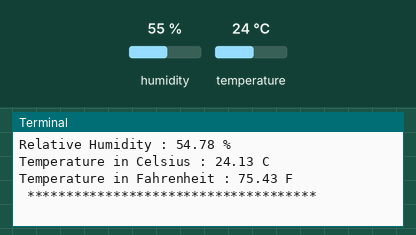
Simulated run of this program. Board: Raspberry Pi (BCM pin numbers). On the bench: the last lines printed to the terminal. The inputs (shaded band) are chosen by the test bench; at power-on: humidity 55 %, temperature 24 °C.

Above: at 1.5 s.
1.6 s: humidity set to 22 %
3.3 s: temperature set to 12 °C
At 4.9 s:
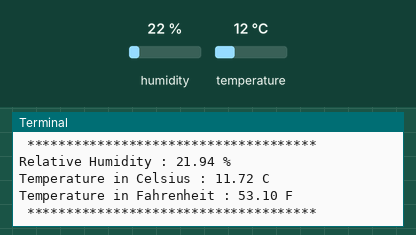
5.0 s: humidity set to 40 %
At 8.42 s:
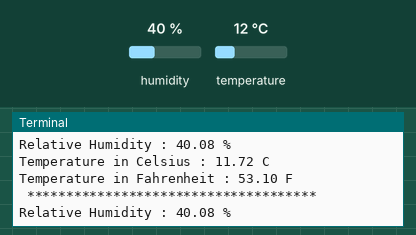
Timing chart, 0 to 9.9 s (numbered marks = the images above; inputs shaded):
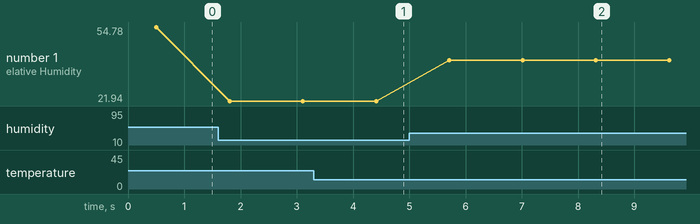

The program:

SHT25.py
```python
# (licence header left out)
import smbus
import time

# Get I2C bus
bus = smbus.SMBus(1)

# I2C Address of the device
SHT25_DEFAULT_ADDRESS			= 0x40

# SHT25 Command Set
SHT25_MEAS_RH_HOLD				= 0xE5 # Measure Relative Humidity, Hold Master Mode
SHT25_MEAS_RH_NOHOLD			= 0xF5 # Measure Relative Humidity, No Hold Master Mode
SHT25_MEAS_TEMP_HOLD			= 0xE3 # Measure Temperature, Hold Master Mode
SHT25_MEAS_TEMP_NOHOLD			= 0xF3 # Measure Temperature, No Hold Master Mode
SHT25_READ_PREV_TEMP			= 0xE0 # Read Temperature Value from Previous RH Measurement
SHT25_RESET						= 0xFE # Reset
SHT25_WRITERHT_REG				= 0xE6 # Write RH/T User Register 1
SHT25_READRHT_REG				= 0xE7 # Read RH/T User Register 1
SHT25_WRITEHEATER_REG			= 0x51 # Write Heater Control Register
SHT25_READHEATER_REG			= 0x11 # Read Heater Control Register

class SHT25():
	def __init__(self):
		self.writehumidity()
		time.sleep(0.3)
		self.writetemperature()

	def writehumidity(self):
		"""Select the relative humidity command from the given provided values"""
		bus.write_byte(SHT25_DEFAULT_ADDRESS, SHT25_MEAS_RH_NOHOLD)

	def readhumidity(self):
		"""Read data back from the device address, 2 bytes, humidity MSB, humidity LSB"""
		data0 = bus.read_byte(SHT25_DEFAULT_ADDRESS)
		data1 = bus.read_byte(SHT25_DEFAULT_ADDRESS)

		# Convert the data
		humidity = ((data0 * 256 + data1) * 125 / 65536.0) - 6

		return {'h' : humidity}

	def writetemperature(self):
		"""Select the temperature command from the given provided values"""
		bus.write_byte(SHT25_DEFAULT_ADDRESS, SHT25_MEAS_TEMP_NOHOLD)

	def readtemperature(self):
		"""Read data back from the device address, 2 bytes, temperature MSB, temperature LSB"""
		data0 = bus.read_byte(SHT25_DEFAULT_ADDRESS)
		data1 = bus.read_byte(SHT25_DEFAULT_ADDRESS)

		# Convert the data
		cTemp = ((data0 * 256 + data1) * 175.72 / 65536.0) - 46.85
		fTemp = cTemp * 1.8 + 32

		return {'c' : cTemp, 'f' : fTemp}

from SHT25 import SHT25
sht25 = SHT25()

while True:
	time.sleep(0.1)
	sht25.writehumidity()
	time.sleep(0.1)
	hum = sht25.readhumidity()
	print "Relative Humidity : %.2f %%"%(hum['h'])
	sht25.writetemperature()
	time.sleep(0.1)
	temp = sht25.readtemperature()
	print "Temperature in Celsius : %.2f C"%(temp['c'])
	print "Temperature in Fahrenheit : %.2f F"%(temp['f'])
	print " ************************************* "
	time.sleep(1)
```

Measured:
- after the input at 3.3 s, the terminal: prints a new line after 1.2 s (image 1)
- after the input at 5.0 s, the terminal: prints a new line after 0.71 s (image 2)
- plotted number 1: 54.78 → 21.94 after the input at 1.6 s, 21.94 → 40.08 after the input at 5.0 s
